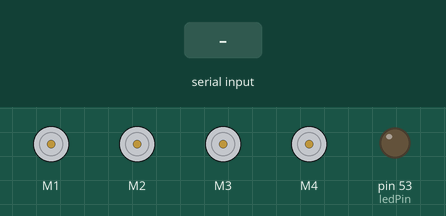
Recording of a sketch running on a simulated Arduino Mega 2560, built with avr-gcc and run on an emulated ATmega2560. Shown: 4 × DC motor (green arrow = forward, orange = backward, longer = faster), output pins drawn as LEDs (lit = HIGH). Inputs (shaded band) come from the test bench. What the sketch prints to the serial monitor is not drawn.

Above: at 1.2 s.
1.3 s: "30,150\n" received over Serial
At 1.7 s:
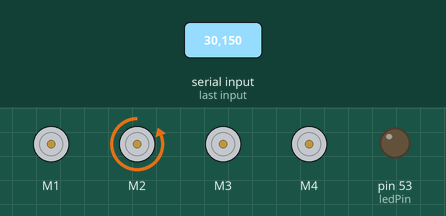
3.5 s: "2\n" received over Serial
At 3.62 s:
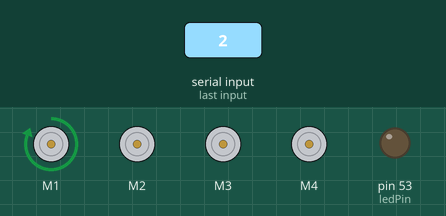
5.2 s: "4\n" received over Serial
At 5.6 s:
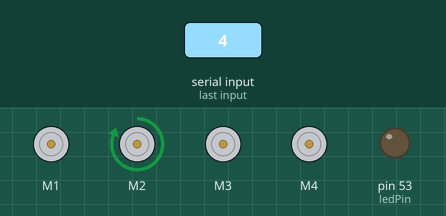
7.2 s: "5\n" received over Serial
At 7.42 s:
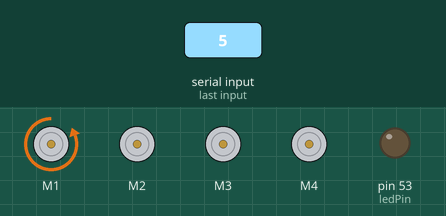
Timing chart, 0 to 9.8 s (numbered marks = the images above; inputs shaded):
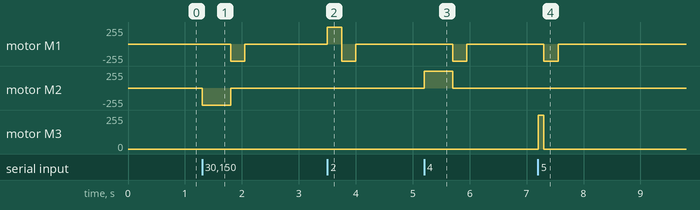

Measured:
- after the input at 1.3 s, motor M1: stopped → backward 255/255 after 0.50 s, → stopped 0.25 s later; motor M2: stopped → backward 255/255 at once, → stopped 0.50 s later
- after the input at 3.5 s, motor M1: stopped → forward 255/255 at once, → backward 255/255 0.25 s later, → stopped 0.25 s later
- after the input at 5.2 s, motor M1: stopped → backward 255/255 after 0.50 s, → stopped 0.25 s later; motor M2: stopped → forward 255/255 at once, → stopped 0.50 s later
- after the input at 7.2 s, motor M1: stopped → backward 255/255 after 0.10 s, → stopped 0.25 s later; motor M3: stopped → forward 255/255 at once, → stopped 0.10 s later

The sketch:

I2R.ino
```cpp
#include <AFMotor.h> // https://learn.adafruit.com/adafruit-motor-shield/af-dcmotor-class
AF_DCMotor motor1(1, MOTOR12_1KHZ); // The first argument stands forthe number of the motors in the shield and the second
AF_DCMotor motor2(2, MOTOR12_1KHZ); // one stands for the motor speed control frequency.
AF_DCMotor motor3(3, MOTOR34_1KHZ);
AF_DCMotor motor4(4, MOTOR34_1KHZ);
const int ledPin = 53; // the number of the LED pin

//A8 - A11 analog read
int data = 0;

void setup() {

    Serial.begin(9600);
    Serial.setTimeout(1);

// put your setup code here, to run once:
    motor1.setSpeed(255);
    motor2.setSpeed(255);
    motor3.setSpeed(255);
    motor4.setSpeed(255);
    pinMode(ledPin,OUTPUT); // initialize the LED pin as an output:
}


void runRAMotor(int motorSel, int dir)
{
  switch(motorSel) {
    case 1:
      motor1.run(dir);
      Serial.print("Running Motor 1");
      delay(250);
      motor1.run(RELEASE);
      break;
    case 2:
      motor2.run(dir);
      Serial.print("Running Motor 2");
      delay(500);
      motor2.run(RELEASE);
      break;
    case 3:
      motor3.run(dir);
      Serial.print("Running Motor 3");
      delay(100);
      motor3.run(RELEASE);
      break;
    case 4:
      motor4.run(dir);
      Serial.print("Running Motor 4");
      delay(50);
      motor4.run(RELEASE);
      break;
    default:
      break;
  }
}

void loop() { // put your main code here, to run repeatedly:

    while (!Serial.available());
    data = Serial.readString().toInt();
    Serial.print(data);

    switch(data) {
      case 0: // Center
        Serial.print("Centered");
      case 1: // Move Left
        runRAMotor(1, BACKWARD);
        break;
      case 2: // Move Right
        runRAMotor(1, FORWARD);
        break;
      case 3: // Move Down
        runRAMotor(2, BACKWARD);
        break;
      case 4: // Move Up
        runRAMotor(2, FORWARD);
        break;
      case 5:
        runRAMotor(3, FORWARD);
        break;
      case 6:
        runRAMotor(3, BACKWARD);
        break;
      default:
        break;
    }


}
```
